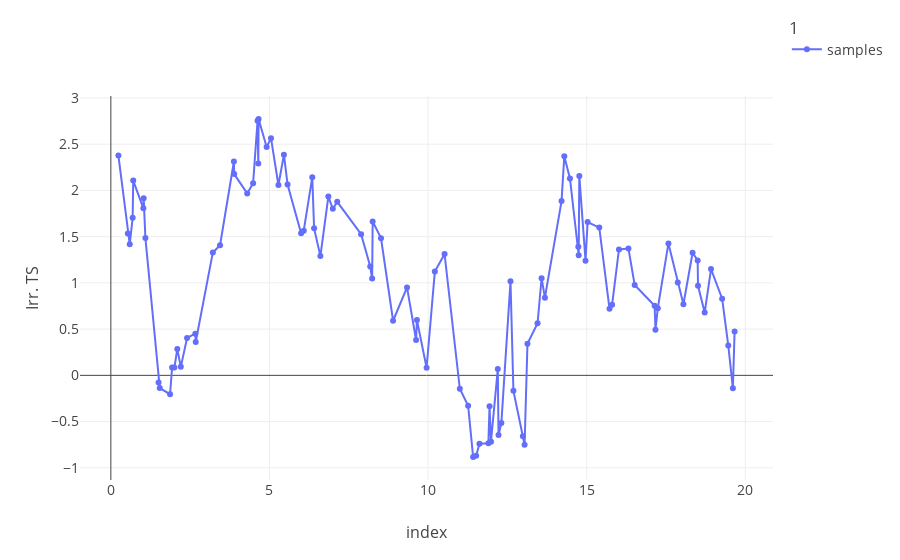
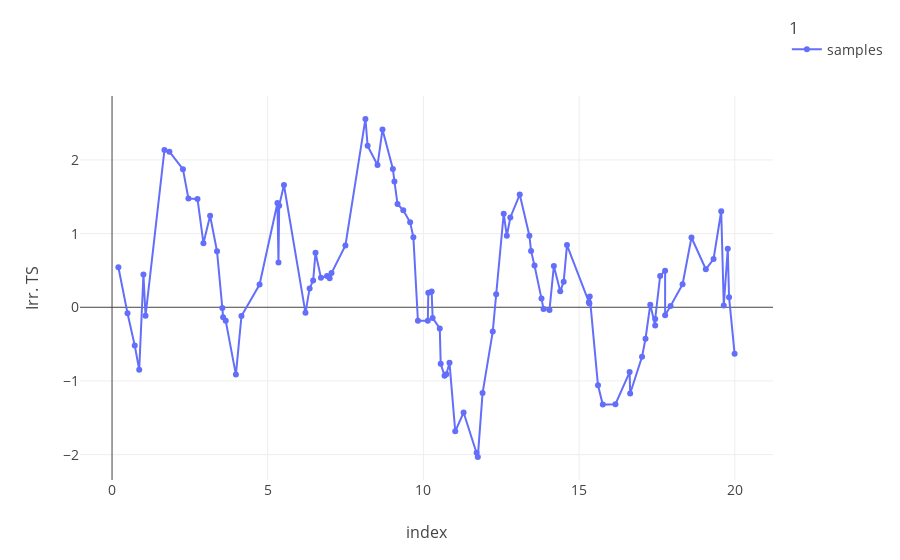
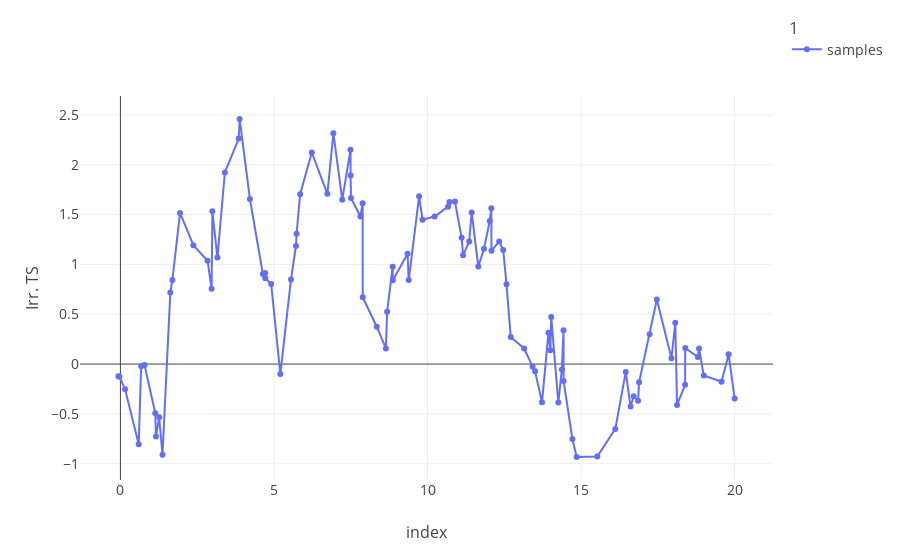
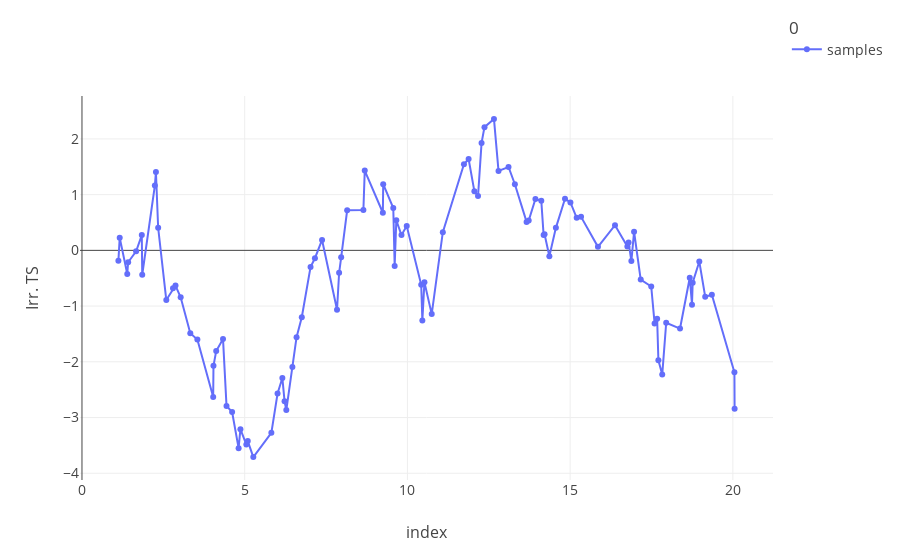

Write notebook code for charts like these, in order.
### Code cell
for i in range (NumberOFsamples):
    if(Targets[i]==0):
        Targets[i]=1

    print(TargetTS_Starts[i], TargetFeat_Starts[i], ImpTimeSteps, ImpFeatures)
    TargetTS_Ends[i],TargetFeat_Ends[i] = TargetTS_Starts[i]+ImpTimeSteps, TargetFeat_Starts[i]+ImpFeatures
    print(TargetTS_Ends[i],TargetFeat_Ends[i])
    #print(ImpFeatures)
    [time, sample] = createSample(NumTimeSteps, NumFeatures, ImpTimeSteps, ImpFeatures,
                          Target = Targets[i],
                          start_ImpTS = int(TargetTS_Starts[i]), 
                          end_ImpTS = int(TargetTS_Ends[i]),
                          start_ImpFeat = int(TargetFeat_Starts[i]),
                          end_ImpFeat = int(TargetFeat_Ends[i]))

    if(Targets[i]==-1):
        Targets[i]=0

    DataSet[i,:,:,] = sample
    
    plot_data2(time, sample, title = str(Targets[i]))
